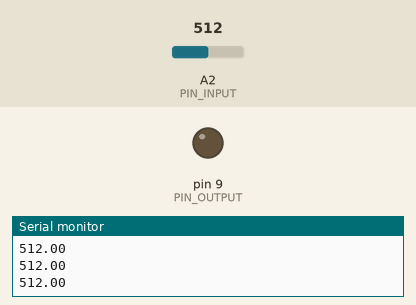
This sketch was run on a simulated Arduino Uno, built with avr-gcc and run on an emulated ATmega328P. Shown: output pins drawn as LEDs (lit = HIGH), the last lines printed to the serial monitor. Inputs (shaded band) come from the test bench; at power-on: A2 (PIN_INPUT) = 512.

Above: at 1.2 s.
1.3 s: A2 (PIN_INPUT) set to 55
2.8 s: A2 (PIN_INPUT) set to 49
At 3.03 s:
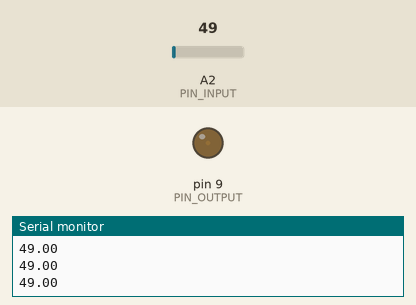
5.8 s: A2 (PIN_INPUT) set to 0
At 6.9 s:
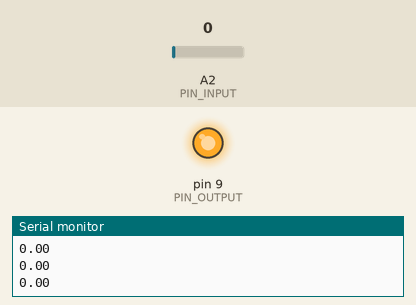
Timing chart, 0 to 8.8 s (numbered marks = the images above; inputs shaded):
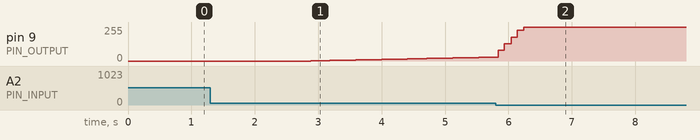

The sketch:

EXO_2_1.ino
```cpp
#include <PID_v1.h>

/********************************************************
 * PID Basic Example
 * Reading analog input 0 to control analog PWM output 3
 ********************************************************/

#include <PID_v1.h> //importer de la bibliothèque PID_v1.h

#define PIN_INPUT 2  //on défini la variable PIN_INPUT au pin 2 (entrée)
#define PIN_OUTPUT 9  //on défini la variable PIN_OUTPUT au pin 9 (sortie)


//Define Variables we'll be connecting to
double Setpoint, Input, Output;

//Specify the links and initial tuning parameters
double Kp=0, Ki=10, Kd=0;
PID myPID(&Input, &Output, &Setpoint, Kp, Ki, Kd, DIRECT);

void setup()
{
  //initialize the variables we're linked to
  Input = analogRead(PIN_INPUT);// variable Input prend la valeur analogique de lecture de PIN_INPUT
  Setpoint = 50;//Setpoint prend la valeur 50
  Serial.begin(9600);//Commence l'affichage de l'ecran en 9600

  //turn the PID on
  myPID.SetMode(AUTOMATIC);//Demarrer la regulation PID
}

void loop()
{
  Input = analogRead(PIN_INPUT);// variable Input prend la valeur analogique de lecture de PIN_INPUT
  myPID.Compute();//Faire tourner la boucle PID
  analogWrite(PIN_OUTPUT, Output);//mettre la variable PIN_OUTPUT à l'état de sortie du PID
  Serial.println(Input);//Affiche la valeur de Input sur l'ecran en passant toujours 1 ligne
}
```

Measured:
- after the input at 2.8 s, pin 9 (PIN_OUTPUT): moves from 0/255 to 29/255 over 2.9 s, starting after 0.08 s
